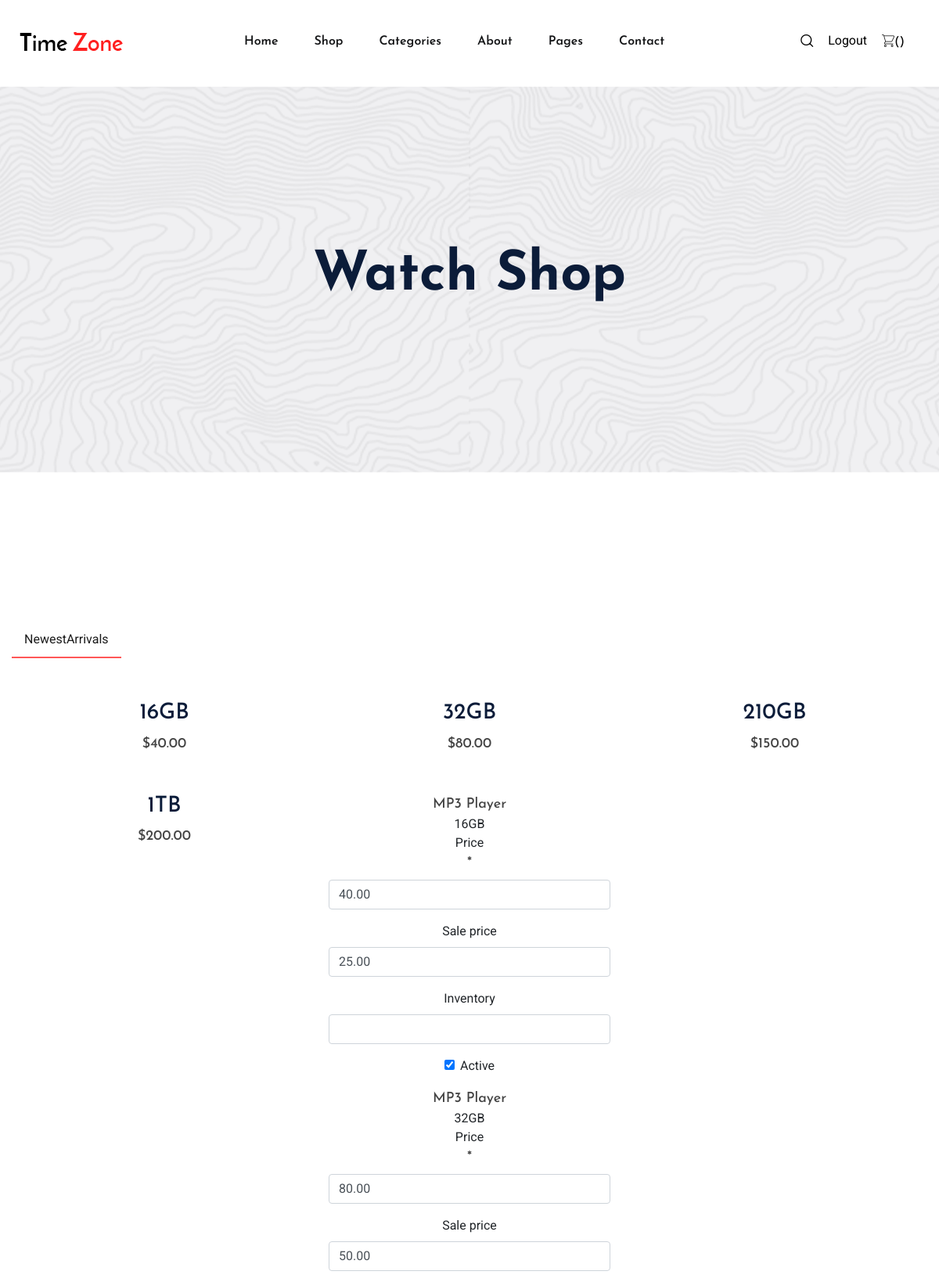
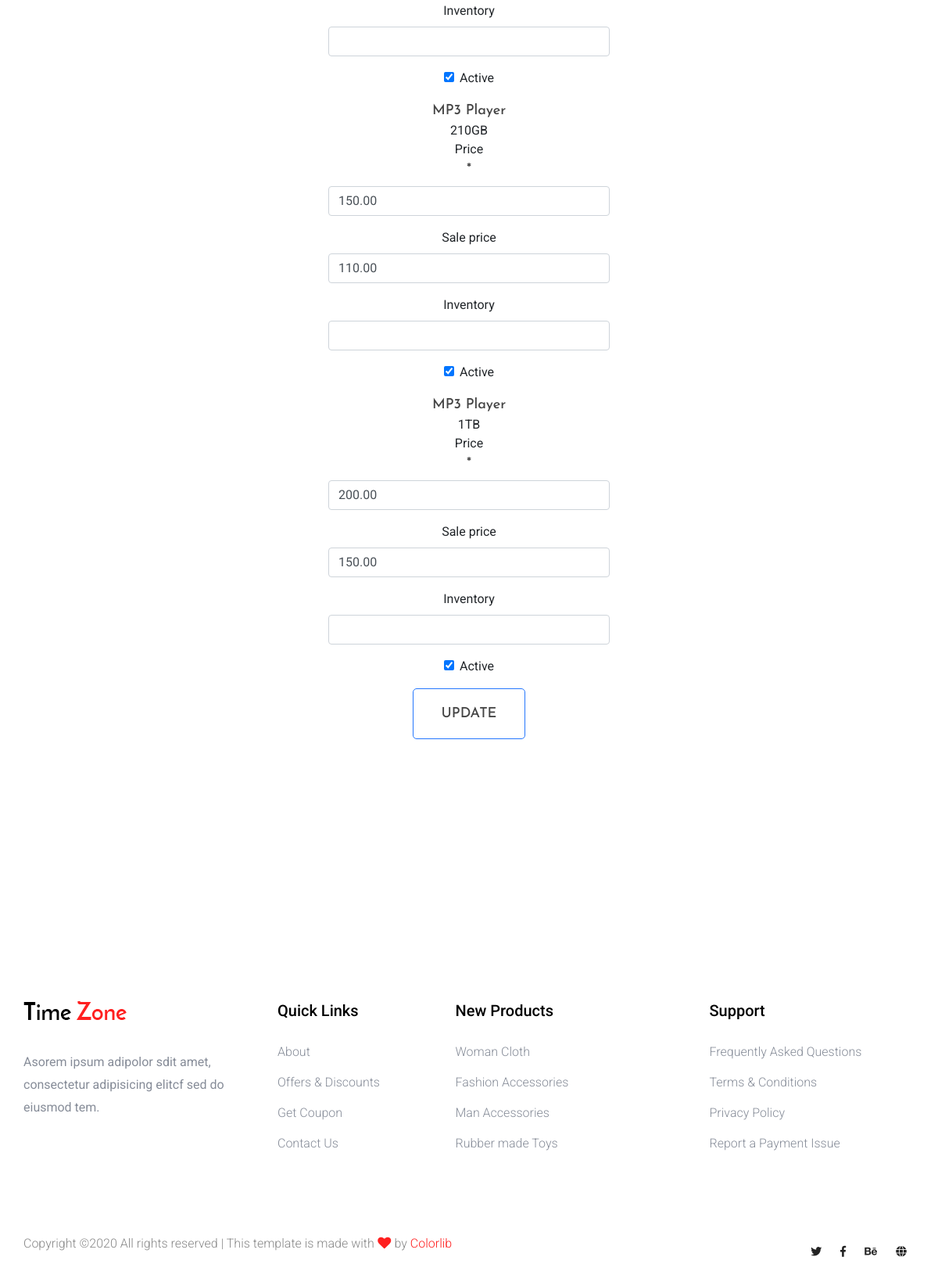
The app's page /1/inventory/ (signed in) with its own data (2 pictures, top to bottom).
### product/models.py (models this page shows, shortened)
class Vairation(models.Model):
    product      = models.ForeignKey(Product,on_delete=models.CASCADE, related_name='product_variation')
    title        = models.CharField(max_length=120)
    price        = models.DecimalField(decimal_places=2, max_digits=20)
    sale_price        = models.DecimalField(decimal_places=2, max_digits=20,null=True, blank=True)
    active       = models.BooleanField(default=True)
    inventory    = models.PositiveIntegerField(null=True, blank=True)

class Product(models.Model):
    title        = models.CharField(max_length=120)
    description  = models.TextField(null=True,blank=True)
    price        = models.DecimalField(decimal_places=2, max_digits=20)
    active       = models.BooleanField(default=True)
    categories   = models.ManyToManyField('Category', related_name='product_category',blank=True)
    default      = models.ForeignKey('Category', on_delete=models.CASCADE, related_name='default_category', null=True,blank=True)
    objects = ProductManager()
    class Meta:
        ordering = ['-title']

### product/views.py (the view, shortened to what this page needs)
# urls.py: path("<int:pk>/inventory/",VariationListView.as_view(),name='product_inventory'),
class VariationListView(StaffRequiredMixin,ListView):
    model = Vairation
    template_name = 'products/variation_list.html'
    def get_context_data(self, *args, **kwargs):
        context = super(VariationListView, self).get_context_data(*args, **kwargs)
        context['formset'] = VairationInventoryFormSet(queryset=self.get_queryset())
        return context
    def get_queryset(self, *args, **kwargs):
        product_pk = self.kwargs.get("pk")
        if product_pk:
            product = get_object_or_404(Product, pk=product_pk)
            queryset = Vairation.objects.filter(product=product)
        return queryset

### product/mixins.py (called while the page is built)
    @method_decorator(login_required)
    def dispatch(self, request, *args, **kwargs):
        if request.user.is_staff:
            return super(StaffRequiredMixin, self).dispatch(request,*args,**kwargs)
        else:
            raise Http404

### product/models.py (called while the page is built)
    def active(self):
        return self.filter(active=True)

    def get_queryset(self):
        return ProductQuerySet(self.model, using=self._db)

    def all(self, *args, **kwargs):
        return self.get_queryset().active()

### product/templates/products/variation_list.html (shortened to what this page needs)
{% extends 'theme/base.html' %}{% load static %}{% load crispy_forms_tags %}
{% block content %}
<main>
    <div class="slider-area ">
        <div class="single-slider slider-height2 d-flex align-items-center">
            <div class="container">
                <div class="row">
                    <div class="col-xl-12">
                        <div class="hero-cap text-center">
                            <h2>Watch Shop</h2>
                        </div>
                    </div>
                </div>
            </div>
        </div>
    </div>
    <section class="popular-items latest-padding">
        <div class="container">
            <div class="row product-btn justify-content-between mb-40">
                <div class="properties__button">
                    <nav>
                        <div class="nav nav-tabs" id="nav-tab" role="tablist">
                            <a class="nav-item nav-link active" id="nav-home-tab" data-toggle="tab" href="#nav-home"
                                role="tab" aria-controls="nav-home" aria-selected="true">NewestArrivals</a>
                        </div>
                    </nav>
                </div>
            </div>
            <div class="tab-content" id="nav-tabContent">
                <div class="tab-pane fade show active" id="nav-home" role="tabpanel" aria-labelledby="nav-home-tab">
                    <div class="row">
                        {% for obj in object_list %}
                        <div class="col-xl-4 col-lg-4 col-md-6 col-sm-6">
                            <div class="single-popular-items mb-50 text-center">
                                <div class="popular-caption">
                                    <h3><a href=""></a>{{obj.title}}</h3>
                                    <span>${{obj.price}}</span>
                                </div>
                            </div>
                        </div>
                        {% endfor %}
                        <div class="col-xl-4 col-lg-4 col-md-6 col-sm-6">
                            <div class="single-popular-items mb-50 text-center">
                                <div class="popular-caption">
                                    <form method="POST">
                                        {% for form in formset %}
                                        <span>{{form.instance.product.title}}</span>{{form.instance.title}}
                                        {{form|crispy}}
                                        {% endfor %}
                                        <button class="btn_3" type="submit"><span>Update</span></button>
                                    </form>
                                </div>
                            </div>
                        </div>
                    </div>
                </div>
            </div>
        </div>
    </section>
</main>
{% endblock %}

### templates/theme/base.html (shortened to what this page needs)
<!doctype html>
{% load static %}
<html class="no-js" lang="zxx">
<head>
    <link rel="stylesheet" href="{% static 'assets/css/bootstrap.min.css' %}">
    <link rel="stylesheet" href="{% static 'assets/css/owl.carousel.min.css' %}">
    <link rel="stylesheet" href="{% static 'assets/css/flaticon.css' %}">
    <link rel="stylesheet" href="{% static 'assets/css/slicknav.css' %}">
    <link rel="stylesheet" href="{% static 'assets/css/animate.min.css' %}">
    <link rel="stylesheet" href="{% static 'assets/css/magnific-popup.css' %}">
    <link rel="stylesheet" href="{% static 'assets/css/fontawesome-all.min.css' %}">
    <link rel="stylesheet" href="{% static 'assets/css/themify-icons.css' %}">
    <link rel="stylesheet" href="{% static 'assets/css/slick.css' %}">
    <link rel="stylesheet" href="{% static 'assets/css/nice-select.css' %}">
    <link rel="stylesheet" href="{% static 'assets/css/style.css' %}">
</head>
<body>
    {% include 'theme/navbar.html' %}
    {% block content %}
    {% endblock %}
    {% include 'theme/footer.html' %}
</body>
</html>

### templates/theme/navbar.html (shortened to what this page needs)
{% load static %}
<header>
    <div class="header-area">
        <div class="main-header header-sticky">
            <div class="container-fluid">
                <div class="menu-wrapper">
                    <div class="logo">
                        <a href="{% url 'products:home' %}"><img src="{% static 'assets/img/logo/logo.png' %}" alt=""></a>
                    </div>
                    <div class="main-menu d-none d-lg-block">
                        <nav>
                            <ul id="navigation">
                                <li><a href="{% url 'products:home' %}">Home</a></li>
                                <li><a href="{% url 'products:product_list' %}">shop</a></li>
                                <li><a href="{% url 'product_categories:categories_list' %}">Categories</a></li>
                                <li><a href="about.html">about</a></li>
                                <li><a href="#">Pages</a>
                                </li>
                                <li><a href="contact.html">Contact</a></li>
                            </ul>
                        </nav>
                    </div>
                    <div class="header-right">
                        <ul>
                            <li>
                                <div class="nav-search search-switch">
                                    <span class="flaticon-search"></span>
                                </div>
                            </li>
                            {% if request.user.is_authenticated %}
                                <li><a href="login.html" style="color: black;">Logout</a></li>
                            {% else %}
                                <li><a href="login.html"><span class="flaticon-user"></span></a></li>
                            {% endif %}
                            <li><a href="{% url 'cart' %}"><span id="cart-count-badge" class="flaticon-shopping-cart">({{request.session.cart_item_count}})</span></a> </li>
                        </ul>
                    </div>
                </div>
                <div class="col-12">
                </div>
            </div>
        </div>
    </div>
</header>

### templates/theme/footer.html (shortened to what this page needs)
{% load static %}
<footer>
    <div class="footer-area footer-padding">
        <div class="container">
            <div class="row d-flex justify-content-between">
                <div class="col-xl-3 col-lg-3 col-md-5 col-sm-6">
                    <div class="single-footer-caption mb-50">
                        <div class="single-footer-caption mb-30">
                            <div class="footer-logo">
                                <a href="index.html"><img src="{% static 'assets/img/logo/logo2_footer.png' %}" alt=""></a>
                            </div>
                            <div class="footer-tittle">
                                <div class="footer-pera">
                                    <p>Asorem ipsum adipolor sdit amet, consectetur adipisicing elitcf sed do eiusmod tem.</p>
                            </div>
                            </div>
                        </div>
                    </div>
                </div>
                <div class="col-xl-2 col-lg-3 col-md-3 col-sm-5">
                    <div class="single-footer-caption mb-50">
                        <div class="footer-tittle">
                            <h4>Quick Links</h4>
                            <ul>
                                <li><a href="#">About</a></li>
                                <li><a href="#"> Offers & Discounts</a></li>
                                <li><a href="#"> Get Coupon</a></li>
                                <li><a href="#">  Contact Us</a></li>
                            </ul>
                        </div>
                    </div>
                </div>
                <div class="col-xl-3 col-lg-3 col-md-4 col-sm-7">
                    <div class="single-footer-caption mb-50">
                        <div class="footer-tittle">
                            <h4>New Products</h4>
                            <ul>
                                <li><a href="#">Woman Cloth</a></li>
                                <li><a href="#">Fashion Accessories</a></li>
                                <li><a href="#"> Man Accessories</a></li>
                                <li><a href="#"> Rubber made Toys</a></li>
                            </ul>
                        </div>
                    </div>
                </div>
                <div class="col-xl-3 col-lg-3 col-md-5 col-sm-7">
                    <div class="single-footer-caption mb-50">
                        <div class="footer-tittle">
                            <h4>Support</h4>
                            <ul>
                                <li><a href="#">Frequently Asked Questions</a></li>
                                <li><a href="#">Terms & Conditions</a></li>
                                <li><a href="#">Privacy Policy</a></li>
                                <li><a href="#">Report a Payment Issue</a></li>
                            </ul>
                        </div>
                    </div>
                </div>
            </div>
            <div class="row align-items-center">
                <div class="col-xl-7 col-lg-8 col-md-7">
                    <div class="footer-copy-right">
                        <p>
Copyright &copy;<script>document.write(new Date().getFullYear());</script> All rights reserved | This template is made with <i class="fa fa-heart" aria-hidden="true"></i> by <a href="https://colorlib.com" target="_blank">Colorlib</a>
</p>
                    </div>
                </div>
                <div class="col-xl-5 col-lg-4 col-md-5">
                    <div class="footer-copy-right f-right">
                        <div class="footer-social">
                            <a href="#"><i class="fab fa-twitter"></i></a>
                            <a href="https://www.facebook.com/sai4ull"><i class="fab fa-facebook-f"></i></a>
                            <a href="#"><i class="fab fa-behance"></i></a>
                            <a href="#"><i class="fas fa-globe"></i></a>
                        </div>
                    </div>
                </div>
            </div>
        </div>
    </div>
</footer>

### templates/theme/javascript.html (shortened to what this page needs)
{% load static %}

### records on screen
Vairation: title "16GB", price "40.00", instance.product "MP3 Player", instance "16GB"
Vairation: title "32GB", price "80.00", instance.product "MP3 Player", instance "32GB"
Vairation: title "210GB", price "150.00", instance.product "MP3 Player", instance "210GB"
Vairation: title "1TB", price "200.00", instance.product "MP3 Player", instance "1TB"
